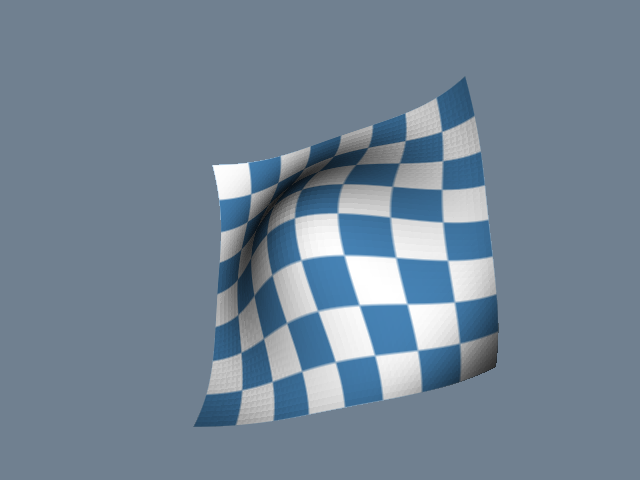

Source code (Python):
#!/usr/bin/env python

# Map a procedural checkerboard texture onto a warped plane using
# vtkTextureMapToPlane to generate planar texture coordinates.

# Factory overrides: importing these modules registers the OpenGL rendering
# and interaction style implementations for vtkRenderingCore factory classes.
import math

import vtkmodules.vtkInteractionStyle  # noqa: F401
import vtkmodules.vtkRenderingOpenGL2  # noqa: F401

# VTK pipeline classes used in this example
from vtkmodules.vtkCommonCore import vtkFloatArray
from vtkmodules.vtkFiltersCore import vtkTriangleFilter
from vtkmodules.vtkFiltersGeneral import vtkWarpScalar
from vtkmodules.vtkFiltersSources import vtkPlaneSource
from vtkmodules.vtkFiltersTexture import vtkTextureMapToPlane
from vtkmodules.vtkImagingSources import vtkImageCanvasSource2D
from vtkmodules.vtkRenderingCore import (
    vtkActor,
    vtkPolyDataMapper,
    vtkRenderWindow,
    vtkRenderWindowInteractor,
    vtkRenderer,
    vtkTexture,
)

# Colors (normalized RGB)
slate_gray_background_rgb = (0.439, 0.502, 0.565)

# Source: create a high-resolution plane and warp it with a scalar field
plane = vtkPlaneSource()
plane.SetResolution(50, 50)
plane.SetOrigin(-1.0, -1.0, 0.0)
plane.SetPoint1(1.0, -1.0, 0.0)
plane.SetPoint2(-1.0, 1.0, 0.0)
plane.Update()

# Add a scalar field for warping: distance from center
scalars = vtkFloatArray()
scalars.SetName("Elevation")
output = plane.GetOutput()
for i in range(output.GetNumberOfPoints()):
    x, y, _ = output.GetPoint(i)
    r = math.sqrt(x * x + y * y)
    scalars.InsertNextValue(0.3 * math.cos(3.0 * r))
output.GetPointData().SetScalars(scalars)

# Warp: displace points along the normal by the scalar field
warp = vtkWarpScalar()
warp.SetInputData(output)
warp.SetScaleFactor(1.0)

# Texture image: procedural checkerboard pattern
canvas = vtkImageCanvasSource2D()
canvas.SetScalarTypeToUnsignedChar()
canvas.SetNumberOfScalarComponents(3)
canvas.SetExtent(0, 127, 0, 127, 0, 0)
canvas.SetDrawColor(255, 255, 255)
canvas.FillBox(0, 127, 0, 127)
canvas.SetDrawColor(70, 130, 180)
for row in range(8):
    for col in range(8):
        if (row + col) % 2 == 0:
            canvas.FillBox(col * 16, col * 16 + 15, row * 16, row * 16 + 15)
canvas.Update()

texture = vtkTexture()
texture.SetInputConnection(canvas.GetOutputPort())
texture.InterpolateOn()

# TextureMapToPlane: generate planar (s, t) texture coordinates
texture_map = vtkTextureMapToPlane()
texture_map.SetInputConnection(warp.GetOutputPort())

# Mapper: map polygon data to graphics primitives
mapper = vtkPolyDataMapper()
mapper.SetInputConnection(texture_map.GetOutputPort())
mapper.ScalarVisibilityOff()

# Actor: assign the mapped geometry with the texture
actor = vtkActor()
actor.SetMapper(mapper)
actor.SetTexture(texture)

# Renderer: assemble the scene
renderer = vtkRenderer()
renderer.AddActor(actor)
renderer.SetBackground(slate_gray_background_rgb)

# Window: display the rendered scene
render_window = vtkRenderWindow()
render_window.AddRenderer(renderer)
render_window.SetWindowName("texturemap to plane")
render_window.SetMultiSamples(0)
render_window.SetSize(640, 480)

# Scene: configure camera
renderer.ResetCamera()
renderer.GetActiveCamera().Elevation(-30)
renderer.GetActiveCamera().Azimuth(30)
renderer.ResetCameraClippingRange()

# Interactor: handle mouse and keyboard events
render_window_interactor = vtkRenderWindowInteractor()
render_window_interactor.SetRenderWindow(render_window)

# Launch the interactive visualization
render_window_interactor.Initialize()
render_window_interactor.Start()
